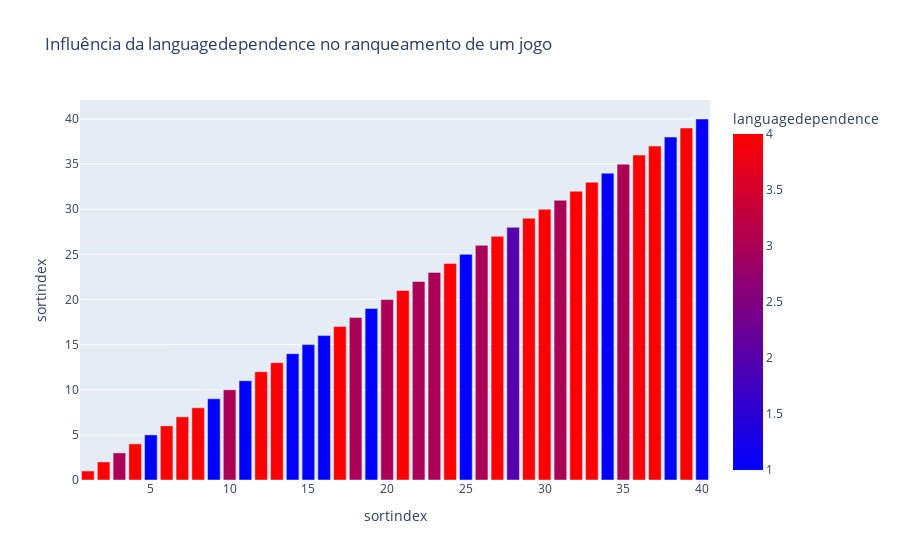

The notebook cell this image was saved under:
### Markdown cell above
*Observações:*

- É nítido que quanto melhor ranqueado é o jogo, **mais tende a diminuir** a quantidade de jogos com **languagedependence = 0**
- Por outro lado, as outras categorias aumentam progressivamente, sendo a mais popular **languagedependence = 1** entre os 2000 melhores jogos

### Code cell
# selecionando os 40 melhores jogos
df_filtrado = df[df.sortindex <= 40]

# gráfico de barras
fig = px.bar(df_filtrado,
            x="sortindex",
            y="sortindex",
            color = "languagedependence",
            title = "Influência da languagedependence no ranqueamento de um jogo",
            color_continuous_scale = 'Bluered')

fig.show()

### Figure 1 — Plotly figure (JSON) as saved in the notebook; plotly's stock layout.template omitted (floating-point values rounded to 4 significant figures)
{"data": [{"alignmentgroup": "True", "hovertemplate": "sortindex=%{y}<br>languagedependence=%{marker.color}<extra></extra>", "legendgroup": "", "marker": {"color": [4, 4, 3, 4, 1, 4, 4, 4, 1, 3, 1, 4, 4, 1, 1, 1, 4, 3, 1, 3, 4, 3, 3, 4, 1, 3, 4, 2, 4, 4, 3, 4, 4, 1, 3, 4, 4, 1, 4, 1], "coloraxis": "coloraxis", "pattern": {"shape": ""}}, "name": "", "offsetgroup": "", "orientation": "v", "showlegend": false, "textposition": "auto", "type": "bar", "x": [1, 2, 3, 4, 5, 6, 7, 8, 9, 10, 11, 12, 13, 14, 15, 16, 17, 18, 19, 20, 21, 22, 23, 24, 25, 26, 27, 28, 29, 30, 31, 32, 33, 34, 35, 36, 37, 38, 39, 40], "xaxis": "x", "y": [1, 2, 3, 4, 5, 6, 7, 8, 9, 10, 11, 12, 13, 14, 15, 16, 17, 18, 19, 20, 21, 22, 23, 24, 25, 26, 27, 28, 29, 30, 31, 32, 33, 34, 35, 36, 37, 38, 39, 40], "yaxis": "y"}], "layout": {"barmode": "relative", "coloraxis": {"colorbar": {"title": {"text": "languagedependence"}}, "colorscale": [[0, "rgb(0,0,255)"], [1, "rgb(255,0,0)"]]}, "legend": {"tracegroupgap": 0}, "title": {"text": "Influência da languagedependence no ranqueamento de um jogo"}, "xaxis": {"anchor": "y", "domain": [0, 1], "title": {"text": "sortindex"}}, "yaxis": {"anchor": "x", "domain": [0, 1], "title": {"text": "sortindex"}}}}
